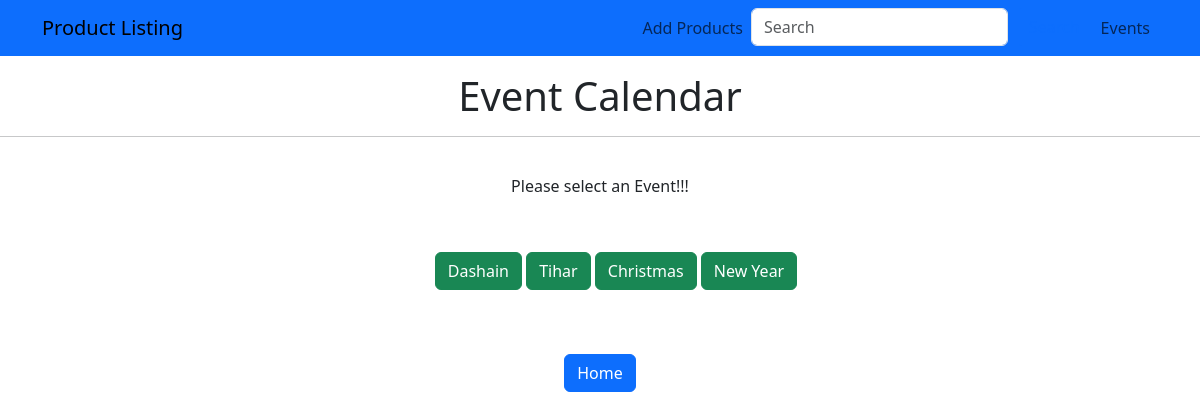
Screenshot of /events/ with the database file from the repository.
### products/models.py (models this page shows, shortened)
class Event(models.Model):
    name = models.CharField(max_length=100)
    date = models.DateField()
    time = models.TimeField()
    venue = models.CharField(max_length=200)
    description = models.TextField()

### products/views.py (the view)
# urls.py: path('events/', views.event_calendar, name='event_calendar'),
def event_calendar(request):
    events = Event.objects.all()
    return render(request, 'event_calendar.html', {'events': events})

### templates/event_calendar.html (shortened to what this page needs)
<!DOCTYPE html>
<html>
<head>
    <link href="https://cdn.jsdelivr.net/npm/bootstrap@5.3.2/dist/css/bootstrap.min.css" rel="stylesheet">
</head>
<body>
    <nav class="navbar navbar-expand-lg navbar-light bg-primary fixed-top">
        <div class="container">
            <a class="navbar-brand" href="#">Product Listing</a>
            <div class="collapse navbar-collapse justify-content-end" id="navbarNav">
                <ul class="navbar-nav">
                    <li class="nav-item">
                        <a class="nav-link" href="{% url 'create' %}">Add Products</a>
                    </li>
                    <li class="nav-item">
                        <form class="d-flex" action="{% url 'search' %}" method="get">
                            <input class="form-control me-2" type="search" placeholder="Search" aria-label="Search" name="query">
                            <button class="btn btn-outline-primary" type="submit">Search</button>
                        </form>
                    </li>
                    <li class="nav-item">
                        <a class="nav-link" href="{% url 'event_calendar' %}">Events</a>
                    </li>
                </ul>
            </div>
        </div>
    </nav><br><br><br>
    <center><h1>Event Calendar</h1><hr><br>
        <h6>Please select an Event!!!</h6><br><br>
    <ul>
        {% for event in events %}
        <a href="{% url 'event_details' event.id %}" class="btn btn-success" role="button">{{ event.name }}</a>
        {% endfor %}
    </ul><br><br>
        <a href="{% url 'home' %}"><button class="btn btn-primary">Home</button></a>
</body>
</html>

### rows the page displays
Event: name "Dashain"
Event: name "Tihar"
Event: name "Christmas"
Event: name "New Year"
